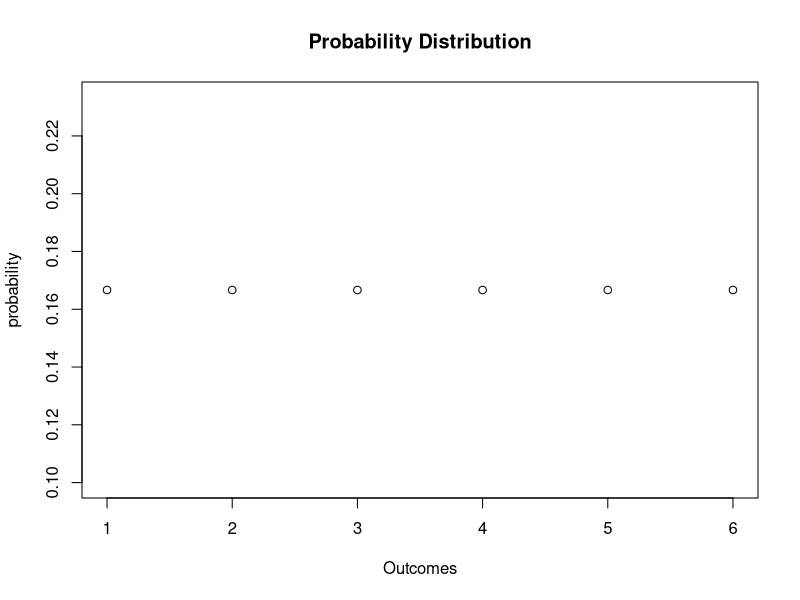
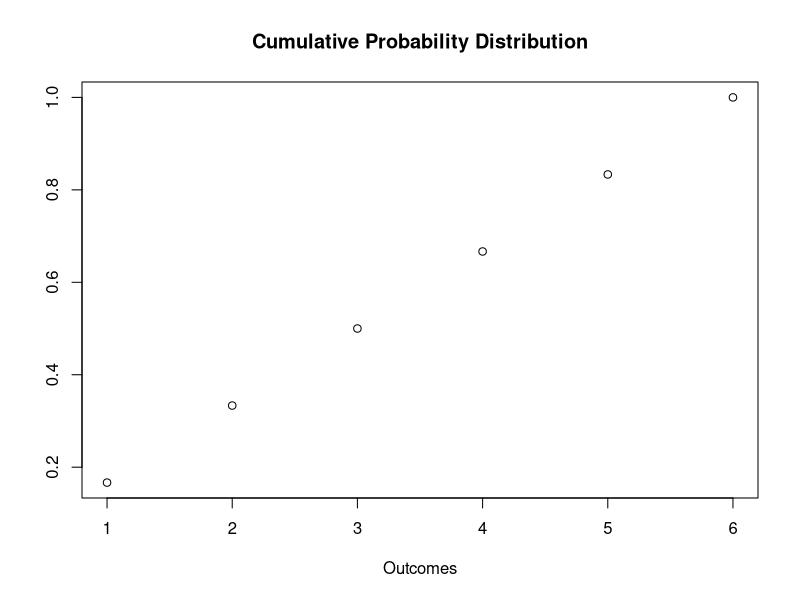
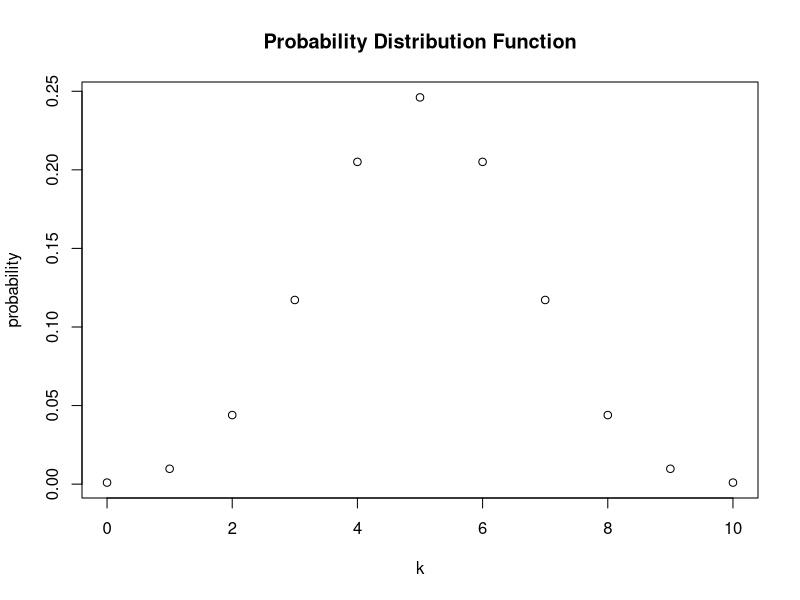
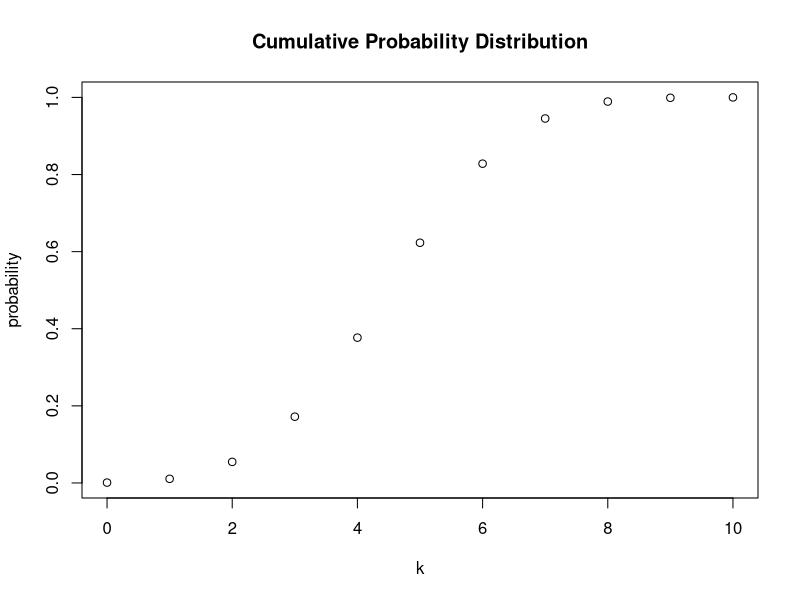
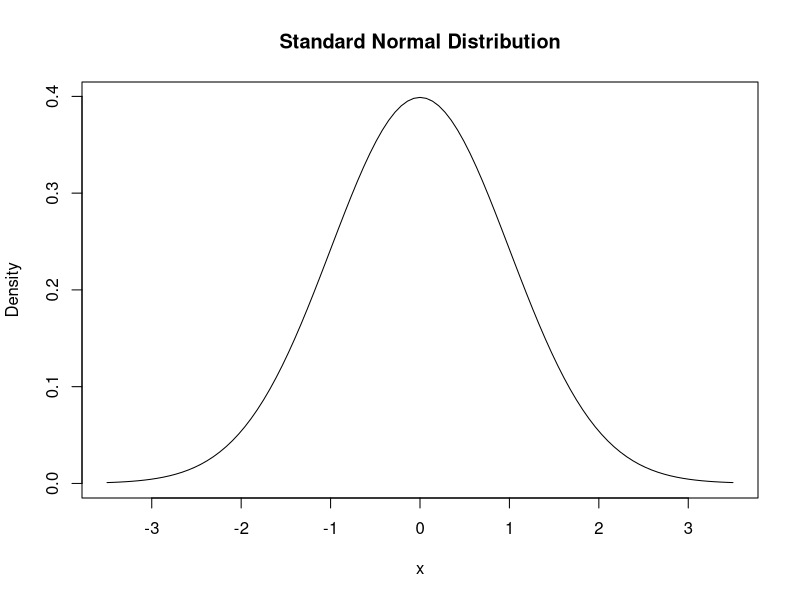
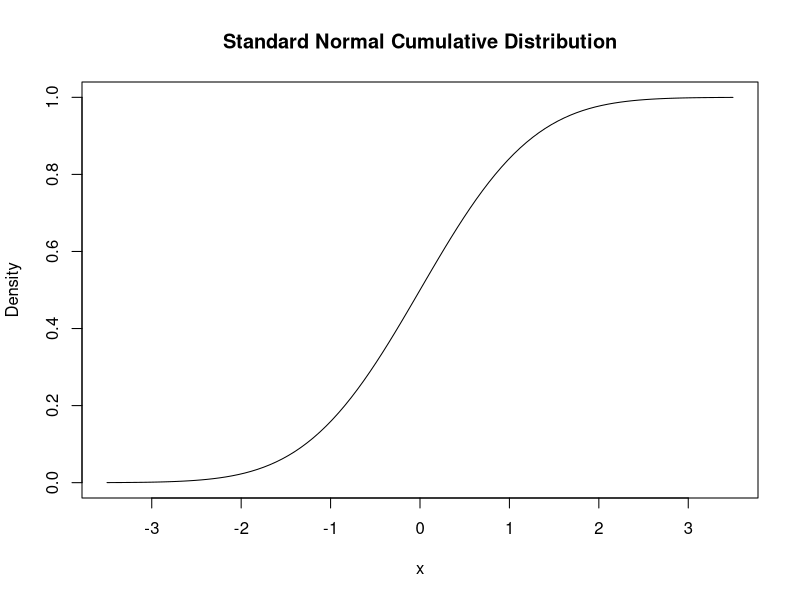
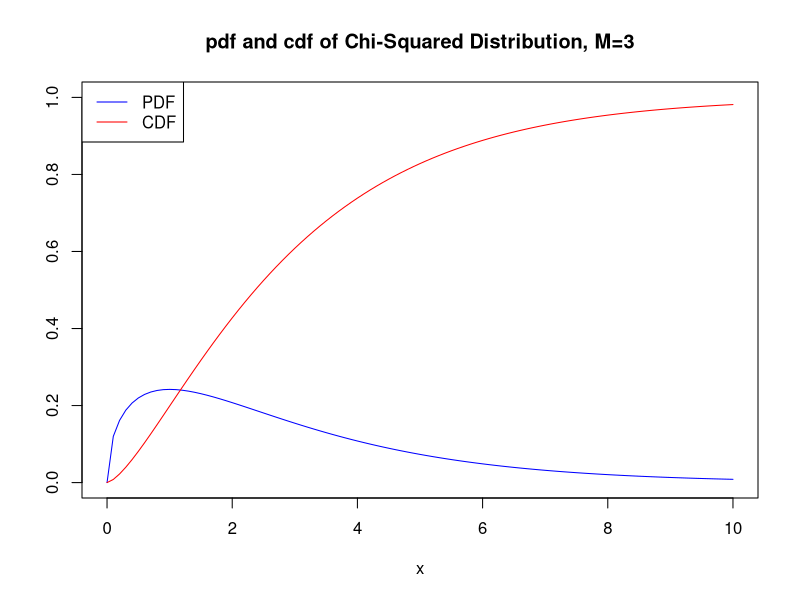
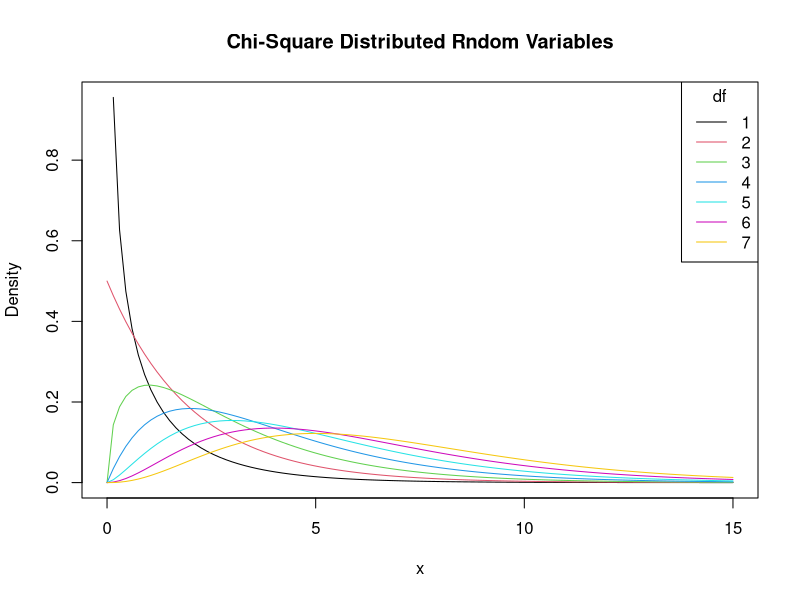

Write R code to recreate these figures, in order.
#### Discrete Random Variables ####
sample(1:6, 1)                # (1) roll a dice: randomly draw a number from 1 thru 6
probability <- rep(1/6, 6)    # (2) make a vector of probabilities (with prob.1/6 for 6 times)
plot(probability,             # (3) plot the probability (this first line gives default y-axis name"probability")
     main = "Probability Distribution",   # (4) set title "Probability Distribution"
     xlab = "Outcomes")       # (5) lable x-axis "Outcomes", y-axis is labeled "probability" by default. 

sample(1:6, 1)                
probability <- rep(1/6, 6)  
cum_probability <- cumsum(probability)    # (6) make a vector of cumulative probabilities
plot(cum_probability,                     # get default y-axis lable "cum_probability"     
     main = "Cumulative Probability Distribution",  
     xlab = "Outcomes",
     ylab = "")                           # Use ylab="" to get rid of the y-lable. 
####----------------------------------------------------------------------------------

#### Bernoulli Trials #### 
sample(c("H","T"), 10,replace = TRUE)   # (1) simulate tossing a coin 10 times. Need "replace = True" in this case.
# It is {"H" "H" "T" "H" "H" "H" "H" "T" "T" "H"}

sample(c("H","T"), 1)  # (2) simulate tossing a coin once, get H or T. 
dbinom(x = 5,          # Use dbinom() to find P(k|n,p). Suppose k=5 success trials (say H is success)
       size = 10,      # total size is 10 
       prob = 0.5)     # prob is 0.5. Calculate n!/[k!(n-k)!] * p^k * (1-p)^(n-k). It is {0.2460938}

sample(c("H","T"), 1)  
sum(dbinom(x = 4:7, size = 10, prob = 0.5))  # (3) find sum when 4<-p<-7
pbinom(size = 10, prob = 0.5, q = 7) - pbinom(size = 10, prob = 0.5, q = 3)   # Method 2: use pbinom() to find P(k<-7)-P(k<-3)

sample(c("H","T"), 1)                 # (4) Plot probability distribution
k <- 0:10                            # set up a vector of possible outcomes where k is between 0 to 100
probability <- dbinom(x = k,          # Let x = k
                      size = 10,
                      prob = 0.5)
plot(x = k,                           
     y = probability,                 
     main = "Probability Distribution Function")

probability <- pbinom(q = k,          # Let q = k
                      size = 10,
                      prob = 0.5)
plot(x = k,                           
     y = probability,                 
     main = "Cumulative Probability Distribution")
####----------------------------------------------------------------------------------

#### Expected Value, Mean, and Variance #### 
mean(1:6)   # (1) find mean from 1 thru 6. It is {3.5}

set.seed(1)                     # use set.seed() to get a unique sample
sample(1:6,3, replace = TRUE)   # (2) sample from 1 thru 6 for 3 times. It is {1 4 1}

set.seed(1)
mean(sample(1:6, 1000, replace = TRUE)) # (3) Sample from 1 thru 6 for 1000 times. Find mean of the 1000 samples. It is {3.514}

var(1:7)    # find variance for numbers from 1 thru 7. It is {4.666667}
####----------------------------------------------------------------------------------

#### Continuous Random Variables #### 
f <- function(x) 3 / x^4     # (1) define function f, which is pdf fX(x)=3 / x^4, where x>1
g <- function(x) x*f(x)      # define function g, use g to find E(X)
h <- function(x) x^2 * f(x)  # define function h, use h to find E(X^2)

area <- integrate(f,                  # (2) find area under fX(x). Use function integrate() 
                  lower = 1,          # since x>1, lower bound is 1
                  upper = Inf)$value  # upper bound is infinity, use Inf
area                                  # It is {1}

EX <- integrate(g,                    # (3) find E(X).Integrate functin g
                lower = 1,
                upper = Inf)$value  
EX                                    # It is {1.5}

VarX <- integrate(h,                          # (4) find Var(X). Integrate function h
                  lower = 1,
                  upper = Inf)$value - EX^2   # note VarX = E(X^2)-EX^2
VarX                                          # It is {0.75}
####----------------------------------------------------------------------------------

#### Normal Distribution #### 
curve(dnorm(x),                # (1) use curve() and dnorm() to plot densities of normal distribution (PDF), where X~N(0,1)
      xlim = c(-3.5,3.5),      # limit x-axis between -3.5 to 3.5
      ylab = "Density",        
      main = "Standard Normal Distribution")

dnorm(x = c(-1.96,0,1.96))     # (2) find density at x=-1.96, x=0, x=1.96. It is {0.05844094 0.39894228 0.05844094}

curve(pnorm(x),                # (3) use pnorm() to plot cunumative densities of normal distribution (CDF)
      xlim = c(-3.5,3.5),     
      ylab = "Density",        
      main = "Standard Normal Cumulative Distribution")

pnorm(1.337)                       # (4)use pnorm() to find P(Z<-1.337). It is {0.9093887}

f <- function(x) {                 # Method 2: define function f, which is PDF for standard normal distribution  
  1/(sqrt(2*pi)) * exp(-0.5*x^2)   # where mean=0, SD=1, plug in PDF and get this equation
}
quants <- c(-1.96,0,1.96)          # define quants 
f(quants)                          # plut in -1.96,0,1.96 into f functin to check if f function is correct PDF. it is {0.05844094 0.39894228 0.05844094}
f(quants) == dnorm(quants)         # compare results from f function with dnorm fuction. It is {T T T}
integrate(f,                       # integrate f(x)dx to find P(Z<-1.337)
          lower = -Inf,            # lower bound: -infinity
          upper = 1.337)           # It is {0.9093887 with absolute error < 1.7e-07}


1-2*pnorm(-1.96)        # (5) find P(-1.96<-Z<-1.96). Use symmetry. It is {0.9500042}

pnorm(1.96) - pnorm(0)  # (6) find P(0<-Z<-1.96). It is {0.4750021}

pnorm(4,mean = 5, sd = 5) - pnorm(3, mean = 5, sd = 5)   # find P(3<-Y<-4) for Y~N(5,25). Note sd=5. It is {0.07616203}
####----------------------------------------------------------------------------------

#### Chi-squared Distribution #### 
curve(dchisq(x,df=3),     # (1) plot PDF for chi-squared  
      xlim = c(0,10),
      ylim = c(0,1),
      col = "blue",       # set col color to blue  
      ylab = "",          # set ylab="" to get rid of the default ylab dchisq(x,df=3)
      main = "pdf and cdf of Chi-Squared Distribution, M=3") # M here refers to df. 

curve(pchisq(x,df=3),     # (2) plot CDF for chi-squared  
      xlim = c(0,10),
      add = TRUE,         # add=TRUE to allow these two curves on a single graph
      col = "red")

legend("topleft",         # (3) add legend on topleft
       c("PDF","CDF"),
       col = c("blue","red"),
       lty = c(1,1))      # set line type as solid line by lty=c(1,1). If set lty=c(1,2), then CDF in the legend becomes dotted line. The larger the number, the smaller the dot. 

curve(dchisq(x,df = 1),   # (4) graph for df = 1 first
      xlim = c(0,15),
      xlab = "x",
      ylab = "Density",
      main = "Chi-Square Distributed Rndom Variables")

for (M in 2:7) {             # use for loop, where M starts from 2 to 7
  curve(dchisq(x, df = M),   # graph curves for df from 2 to 7
        xlim = c(0,15),
        add = TRUE,
        col = M)             # adjust colors for each iteration of the loop by col = M
}

legend("topright",        
       as.character(1:7),    # as.character()  
       col = 1:7,
       lty = 1,
       title = "df")
####----------------------------------------------------------------------------------

#### Student t Distribution #### 
curve(dnorm(x),            # (1) 1st, draw a standard normal distribution with dotted line
      xlim = c(-4,4),
      xlab = "x",
      lty = 2,
      ylab = "Density",
      main = "Densities of t Distributions")

curve(dt(x,df=2),          # use dt() draw student t-distribution 
      xlim = c(-4,4),
      col = 2,
      add = T)

curve(dt(x,df=4),
      xlim = c(-4,4),
      col = 3,
      add = T)

curve(dt(x,df=25),
      xlim = c(-4,4),
      col = 4,
      add = T)

legend("topright",
       c("N(0,1)","M=2","M=4","M=25"),
       col = 1:4,          # color is 1:4 since there're four lines 
       lty = c(2,1,1,1))   # line types is c(2,1,1,1) since want first line to dotted. 


curve(dnorm(x),            # (2) use for loop: draw student t-distribution for df from 2 to 10
      xlim = c(-4,4),
      xlab = "x",
      lty = 2,
      ylab = "Density",
      main = "Densities of t Distributions")

curve(dt(x,df=2),
      xlim = c(-4,4),
      col = 2,
      add = T)

for (M in 3:10) {             
  curve(dt(x, df = M),   
        xlim = c(-4,4),
        add = TRUE,
        col = M)             
}

legend("topright",
       c("N(0,1)","M=2 to 10"),
       col = 1:10,
       lty = c(2,1,1,1,1,1,1,1,1,1))
####----------------------------------------------------------------------------------

#### F Distribution #### 
pf(2,3,13,lower.tail = F)  # (1) prob. of F distribution, where P(Y>-2), df(numerator)=2, df(denominator)=13, lower.tail=F is for right tail of x (means P(Y>-2)), lower.tail=T is for left tail of x(means P(Y<-2))
                           # It is {0.1638271} 

x <- c(2, seq(2,10,0.01), 10)         # (2) Polygon (purple area): define x-axis
y <- c(0, df(seq(2,10,0.01),3,14),0)  # define y-axis
curve(df(x,3,14),                     # draw F distribution 
      ylim = c(0,0.8),
      xlim = c(0,10),
      ylab = "Density",
      main = "Density function")
polygon(x,y,col = "purple")
####----------------------------------------------------------------------------------

#### Random Sampling $ distribution of sample averages ####
sum(sample(1:6, 2, replace = T))    # (1) sum the random 2 sample draw. It is {7}. (There are 36 possibilities)

S <- 2:12    # Set of possible outcome is S={2,3,4,5,6,7,8,9,10,11,12}

PS <- c(1:6, 5:1)/36   # (2) Probabilites of S are: 1/36 for S=2,...6/36 for S=7,5/36 for S=8...1/36 for S=12
PS

ES <- sum(S * PS)      # (3) Expecatation of S is S*PS = 7
ES

VarS <- sum(           # (4) Variance of S is {5.833333}
   (S - c(ES))^2 * PS
  )
VarS

par(mfrow = c(1,2))           # (5) subdivide the plot panel into 1 by 2 array (1 row with 2 plots )
barplot(PS,                   # make barlpot() 
        ylim = c(0,0.2),
        xlab = "S",
        ylab = "Probability",
        col = "steelblue",
        space = 0,
        main = "Sum of two dice rolls")

probability <- rep(1/6,6)
names(probability) <- 1:6 
barplot(probability,
        ylim = c(0,0.2),
        xlab = "D",
        col = "steelblue",
        space = 0,
        main = "Outcome of a single dice roll") 
####----------------------------------------------------------------------------------

#### Monte Carlo Experiment (can be used for different distributions) #### 
n <- 100          # (1) choose sample size: n = 10
reps <- 10000    # (2) choose number of repititions = reps = 10000

samples <- replicate(reps,rnorm(n))   # (3) do random sampling
sample.avgs <- colMeans(samples)      # (4) find sample means for 100 samples of each column, repeat 10000 times, so we get total 10000 different sample means (each contains sample size 100)
is.vector(sample.avgs)                # check sample.avgs is a vector
head(sample.avgs)                     # print the first 6 sample averages. It is {0.1863254  0.4227131 -0.2537967 -0.3388349 -0.1578652  0.5950446}

hist(sample.avgs,          # (5) plot histogram  
     ylim = c(0,4),
     col = "steelblue",
     freq = F,             # freq = F, this normalized the area under histogram to 1
     breaks = 30,          # breaks = number of cubes  
     main = "Histogram of Sample Averages")
curve(dnorm(x,sd = 1/sqrt(n)),
      col = "red",
      lwd = ("2"),
      add = T)

reps <- 10000            # (6) for chi-squared: repetitions = 10000
DF <- 3                  # set DF = 3
Z <- replicate(reps,rnorm(DF))    
X <- colSums(Z^2)
hist(X,
     freq = F,
     col = "steelblue",
     breaks = 40,
     ylab = "Density",
     main = "")
curve(dchisq(x,df = DF),
      type = 'l',
      lwd = 2,
      col = "red",
      add = T) 
####----------------------------------------------------------------------------------

#### Large sample approx to sampling distribution #### 
set.seed(1)        # (1) congerging share f heads 
N <- 30000
Y <- sample(0:1, N, replace = T)
S <- cumsum(Y)
R <- S/(1:N)
plot(R,
     ylim = c(0.3,0.7),
     type = "l",
     col = "steelblue",
     lwd = 2,
     xlab = "n",
     ylab = "R_n",
     main = "Converging Share of heads in repeated coin tossing")
lines(c(0,N),
      c(0.5,0.5),
      col = "darkred",
      lty = 2,
      lwd = 1)

par(mfrow = c(2,2))    # (2) subdivide the plot panel into 2*2 array (2 plots in each row, total 2 rows)
reps <- 1000 
sample.sizes <- c(5, 20, 75, 100)

set.seed(123)

b <- c(5,10,15,30)     # vecotr of break numbers for histograms (n=5 with 5 bars, n=20 with 10 bars, n=75 with 15 bars, n=100 with 20 bars)

for (n in sample.sizes) {
  samplemean <- rep(0,reps)     # initialize vector of sample means
  stdsamplemean <- rep(0,reps)  # initialize vector of standardized sampple means
  
  for (i in 1:reps) {
    x <- rbinom(n, 1, 0.5)
    samplemean[i] <- mean(x)
    stdsamplemean[i] <- sqrt(n) * (mean(x) - 0.5) / 0.5
  }

hist(stdsamplemean,
     col = "gray12",
     freq = F,
     breaks = 40,
     xlim = c(-3,3),
     ylim = c(0,0.8),
     xlab = paste("n =", n),
     main = "")

curve(dnorm(x),
      lwd = 2,
      col = "deeppink",
      add = T)
}
####----------------------------------------------------------------------------------